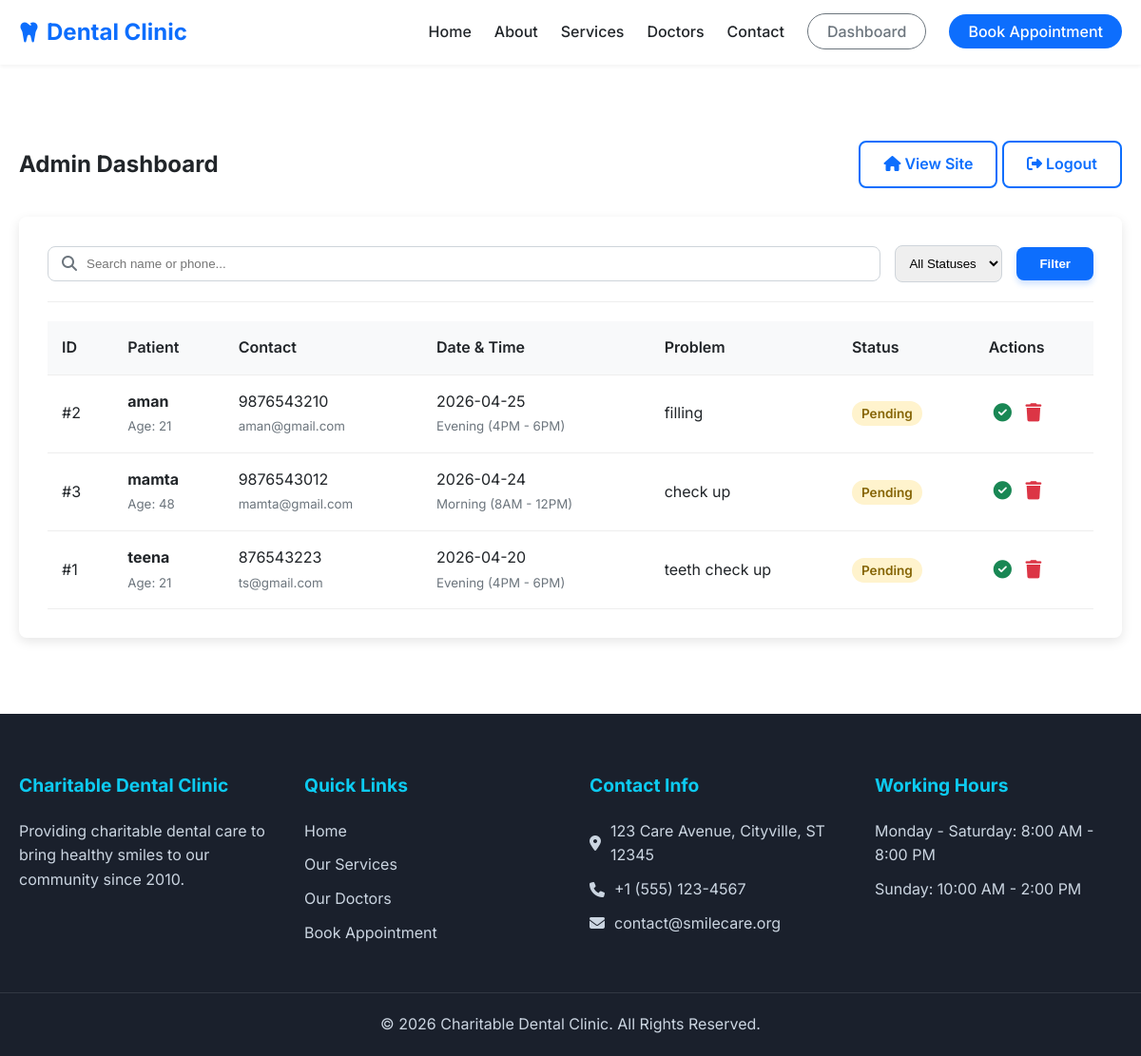
/dashboard (signed in), run on the app's committed database.
### tables this page shows
CREATE TABLE appointments (
            id INTEGER PRIMARY KEY AUTOINCREMENT,
            name TEXT NOT NULL,
            age INTEGER,
            phone TEXT NOT NULL,
            email TEXT,
            date TEXT NOT NULL,
            time TEXT NOT NULL,
            problem TEXT,
            status TEXT DEFAULT 'Pending',
            created_at TIMESTAMP DEFAULT CURRENT_TIMESTAMP
        );

### app.py (the view)
@app.route('/dashboard')
def dashboard():
    if 'admin_logged_in' not in session:
        return redirect('/admin')
    search = request.args.get('search', '')
    status_filter = request.args.get('status', '')
    conn = get_db_connection()
    query = 'SELECT * FROM appointments WHERE 1=1'
    params = []
    if search:
        query += ' AND (name LIKE ? OR phone LIKE ?)'
        params.extend([f'%{search}%', f'%{search}%'])
    if status_filter:
        query += ' AND status = ?'
        params.append(status_filter)
    query += ' ORDER BY date DESC, time DESC'
    appointments = conn.execute(query, params).fetchall()
    conn.close()
    return render_template('dashboard.html', appointments=appointments, search=search, status=status_filter)

### app.py (called while the page is built)
def get_db_connection():
    conn = sqlite3.connect(DB_FILE)
    conn.row_factory = sqlite3.Row
    return conn

### templates/dashboard.html (shortened to what this page needs)
{% extends "base.html" %}
{% block content %}
<section class="section dashboard-section">
    <div class="container">
        <div class="dashboard-header">
            <h2>Admin Dashboard</h2>
            <div class="dashboard-actions">
                <a href="/" class="btn btn-outline"><i class="fa-solid fa-home"></i> View Site</a>
                <a href="/logout" class="btn btn-outline text-danger"><i class="fa-solid fa-right-from-bracket"></i> Logout</a>
            </div>
        </div>
        <div class="dashboard-content card-shadow">
            <div class="filters-bar">
                <form action="/dashboard" method="GET" class="filter-form">
                    <div class="search-box">
                        <i class="fa-solid fa-search"></i>
                        <input type="text" name="search" placeholder="Search name or phone..." value="{{ search }}">
                    </div>
                    <div class="filter-box">
                        <select name="status">
                            <option value="">All Statuses</option>
                        </select>
                    </div>
                    <button type="submit" class="btn btn-primary">Filter</button>
                </form>
            </div>
            <div class="table-responsive">
                <table class="data-table">
                    <thead>
                        <tr>
                            <th>ID</th>
                            <th>Patient</th>
                            <th>Contact</th>
                            <th>Date & Time</th>
                            <th>Problem</th>
                            <th>Status</th>
                            <th>Actions</th>
                        </tr>
                    </thead>
                    <tbody>
                        {% if appointments %}
                            {% for appt in appointments %}
                            <tr>
                                <td>#{{ appt.id }}</td>
                                <td>
                                    <strong>{{ appt.name }}</strong>
                                    {% if appt.age %}<br><small class="text-muted">Age: {{ appt.age }}</small>{% endif %}
                                </td>
                                <td>
                                    {{ appt.phone }}
                                    {% if appt.email %}<br><small class="text-muted">{{ appt.email }}</small>{% endif %}
                                </td>
                                <td>
                                    {{ appt.date }}<br>
                                    <small class="text-muted">{{ appt.time }}</small>
                                </td>
                                <td>
                                    <div class="problem-text" title="{{ appt.problem }}">{{ appt.problem or 'None specified' }}</div>
                                </td>
                                <td>
                                    <span class="status-badge status-{{ appt.status | lower }}">{{ appt.status }}</span>
                                </td>
                                <td class="actions-cell">
                                    {% if appt.status != 'Completed' %}
                                    <form action="/dashboard/complete/{{ appt.id }}" method="POST" style="display:inline;">
                                        <button type="submit" class="btn-icon text-success" title="Mark Completed"><i class="fa-solid fa-check-circle"></i></button>
                                    </form>
                                    {% endif %}
                                    <form action="/dashboard/delete/{{ appt.id }}" method="POST" style="display:inline;" onsubmit="return confirm('Are you sure you want to delete this appointment?');">
                                        <button type="submit" class="btn-icon text-danger" title="Delete"><i class="fa-solid fa-trash"></i></button>
                                    </form>
                                </td>
                            </tr>
                            {% endfor %}
                        {% else %}
                            <tr>
                                <td colspan="7" class="text-center text-muted py-4">No appointments found.</td>
                            </tr>
                        {% endif %}
                    </tbody>
                </table>
            </div>
        </div>
    </div>
</section>
{% endblock %}

### templates/base.html (shortened to what this page needs)
<!DOCTYPE html>
<html lang="en">
<head>
    <link rel="stylesheet" href="https://cdnjs.cloudflare.com/ajax/libs/font-awesome/6.4.0/css/all.min.css">
    <link rel="stylesheet" href="{{ url_for('static', filename='css/style.css') }}">
</head>
<body>
    <nav class="navbar">
        <div class="container nav-container">
            <a href="/" class="logo">
                <i class="fa-solid fa-tooth"></i> Dental Clinic
            </a>
            <ul class="nav-links">
                <li><a href="/#home">Home</a></li>
                <li><a href="/#about">About</a></li>
                <li><a href="/#services">Services</a></li>
                <li><a href="/#doctors">Doctors</a></li>
                <li><a href="/#contact">Contact</a></li>
                {% if session.get('admin_logged_in') %}
                    <li><a href="/dashboard" class="nav-btn admin-btn">Dashboard</a></li>
                {% else %}
                    <li><a href="/admin" class="nav-btn admin-btn">Admin</a></li>
                {% endif %}
                <li><a href="/#book" class="nav-btn">Book Appointment</a></li>
            </ul>
        </div>
    </nav>
    <main>
        {% block content %}{% endblock %}
    </main>
    <footer class="footer" id="contact">
        <div class="container footer-container">
            <div class="footer-col">
                <h3>Charitable Dental Clinic</h3>
                <p>Providing charitable dental care to bring healthy smiles to our community since 2010.</p>
            </div>
            <div class="footer-col">
                <h3>Quick Links</h3>
                <ul>
                    <li><a href="/#home">Home</a></li>
                    <li><a href="/#services">Our Services</a></li>
                    <li><a href="/#doctors">Our Doctors</a></li>
                    <li><a href="/#book">Book Appointment</a></li>
                </ul>
            </div>
            <div class="footer-col">
                <h3>Contact Info</h3>
                <p><i class="fa-solid fa-location-dot"></i> 123 Care Avenue, Cityville, ST 12345</p>
                <p><i class="fa-solid fa-phone"></i> +1 (555) 123-4567</p>
                <p><i class="fa-solid fa-envelope"></i> contact@smilecare.org</p>
            </div>
            <div class="footer-col">
                <h3>Working Hours</h3>
                <p>Monday - Saturday: 8:00 AM - 8:00 PM</p>
                <p>Sunday: 10:00 AM - 2:00 PM</p>
            </div>
        </div>
        <div class="footer-bottom">
            <p>&copy; {{ now_year|default('2026') }}  Charitable Dental Clinic. All Rights Reserved.</p>
        </div>
    </footer>
</body>
</html>

### static/css/style.css (style rules this page uses)
:root { --primary-color: #0d6efd; --primary-dark: #0a58ca; --secondary-color: #0dcaf0; --text-dark: #212529; --text-muted: #6c757d; --bg-light: #f8f9fa; --white: #ffffff; --success: #198754; --danger: #dc3545; --warning: #ffc107; --shadow-sm: 0 2px 4px rgba(0,0,0,0.05); --shadow-md: 0 4px 12px rgba(0,0,0,0.1); --shadow-lg: 0 10px 25px rgba(0,0,0,0.15); --border-radius: 8px; --transition: all 0.3s ease; }
* { margin: 0; padding: 0; box-sizing: border-box; }
body { font-family: 'Inter', sans-serif; color: var(--text-dark); line-height: 1.6; background-color: var(--white); scroll-behavior: smooth; }
.container { width: 100%; max-width: 1200px; margin: 0 auto; padding: 0 20px; }
a { text-decoration: none; color: var(--primary-color); transition: var(--transition); }
ul { list-style: none; }
.text-muted { color: var(--text-muted); }
.text-success { color: var(--success); }
.text-danger { color: var(--danger); }
.btn { display: inline-block; padding: 10px 24px; border-radius: var(--border-radius); font-weight: 600; cursor: pointer; border: none; transition: var(--transition); text-align: center; }
.btn-primary { background-color: var(--primary-color); color: var(--white); box-shadow: 0 4px 6px rgba(13, 110, 253, 0.2); }
.btn-outline { background-color: transparent; color: var(--primary-color); border: 2px solid var(--primary-color); }
.btn-icon { background: none; border: none; font-size: 1.2rem; cursor: pointer; transition: var(--transition); padding: 5px; }
.navbar { background-color: var(--white); box-shadow: var(--shadow-sm); position: sticky; top: 0; z-index: 1000; padding: 15px 0; }
.nav-container { display: flex; justify-content: space-between; align-items: center; }
.logo { font-size: 1.5rem; font-weight: 700; color: var(--primary-color); display: flex; align-items: center; gap: 8px; }
.nav-links { display: flex; align-items: center; gap: 24px; }
.nav-links a { color: var(--text-dark); font-weight: 500; }
.nav-links a.nav-btn { background-color: var(--primary-color); color: var(--white); padding: 8px 20px; border-radius: 20px; }
.nav-links a.admin-btn { background-color: transparent; color: var(--text-muted); border: 1px solid var(--text-muted); }
.section { padding: 80px 0; }
.card-shadow { background: var(--white); border-radius: var(--border-radius); box-shadow: var(--shadow-md); padding: 30px; }
.dashboard-section { min-height: calc(100vh - 80px - 300px); }
.dashboard-header { display: flex; justify-content: space-between; align-items: center; margin-bottom: 30px; }
.filters-bar { margin-bottom: 20px; padding-bottom: 20px; border-bottom: 1px solid #eee; }
.filter-form { display: flex; gap: 15px; align-items: center; flex-wrap: wrap; }
.search-box { position: relative; flex: 1; min-width: 250px; }
.search-box i { position: absolute; left: 15px; top: 50%; transform: translateY(-50%); color: var(--text-muted); }
.search-box input { width: 100%; padding: 10px 10px 10px 40px; border: 1px solid #ced4da; border-radius: var(--border-radius); }
.filter-box select { padding: 10px; border: 1px solid #ced4da; border-radius: var(--border-radius); }
.table-responsive { overflow-x: auto; }
.data-table { width: 100%; border-collapse: collapse; }
.data-table th, .data-table td { padding: 15px; text-align: left; border-bottom: 1px solid #eee; }
.data-table th { background-color: var(--bg-light); font-weight: 600; color: var(--text-dark); }
.problem-text { max-width: 200px; white-space: nowrap; overflow: hidden; text-overflow: ellipsis; }
.status-badge { padding: 5px 10px; border-radius: 20px; font-size: 0.85rem; font-weight: 600; }
.status-pending { background-color: #fff3cd; color: #856404; }
.actions-cell { white-space: nowrap; }
.footer { background-color: #1a202c; color: var(--white); padding: 60px 0 20px; }
.footer-container { display: grid; grid-template-columns: repeat(auto-fit, minmax(250px, 1fr)); gap: 40px; margin-bottom: 40px; }
.footer-col h3 { margin-bottom: 20px; color: var(--secondary-color); font-size: 1.2rem; }
.footer-col p { color: #cbd5e1; margin-bottom: 10px; display: flex; align-items: center; gap: 10px; }
.footer-col ul li { margin-bottom: 10px; }
.footer-col ul li a { color: #cbd5e1; }
.footer-bottom { text-align: center; padding-top: 20px; border-top: 1px solid rgba(255,255,255,0.1); color: #cbd5e1; }

### data on the page
appointments: id "2", name "aman", age "21", phone "9876543210", email "aman@gmail.com", date "2026-04-25", time "Evening (4PM - 6PM)", problem "filling", status "Pending"
appointments: id "3", name "mamta", age "48", phone "9876543012", email "mamta@gmail.com", date "2026-04-24", time "Morning (8AM - 12PM)", problem "check up", status "Pending"
appointments: id "1", name "teena", age "21", phone "876543223", email "ts@gmail.com", date "2026-04-20", time "Evening (4PM - 6PM)", problem "teeth check up", status "Pending"

### other printed values
{{ now_year|default('2026') }} "2026"
